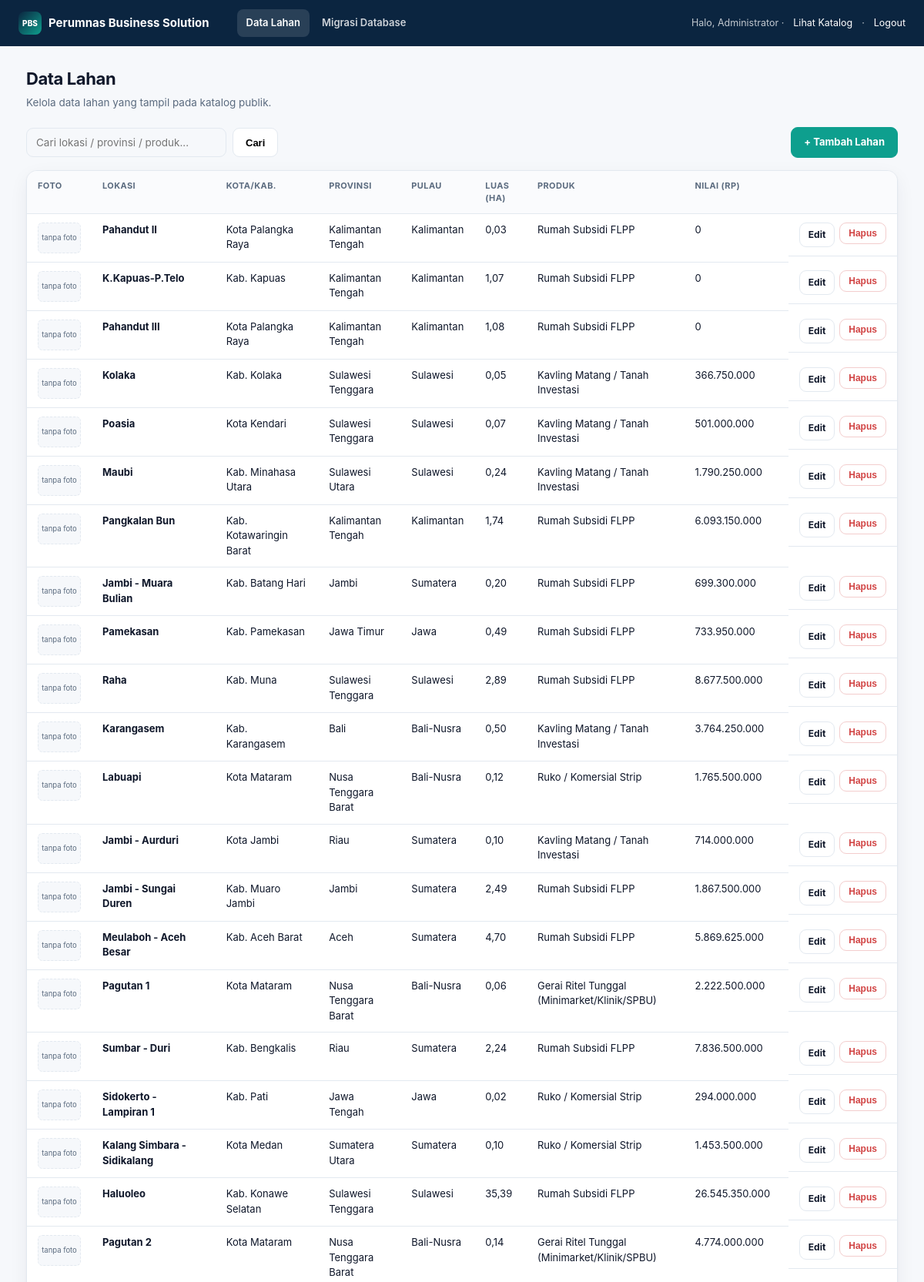
/admin/index.php (signed in, upper part), run on the app's committed database.
### tables this page shows
CREATE TABLE IF NOT EXISTS location (
  id INT UNSIGNED AUTO_INCREMENT PRIMARY KEY,
  lahan_id INT UNSIGNED NOT NULL UNIQUE,
  provinsi VARCHAR(100) NOT NULL,
  kota VARCHAR(150) NOT NULL,
  alamat TEXT NULL,
  maps_link VARCHAR(500) NULL,
  kota_populasi_juta DECIMAL(10,3) NULL,
  kota_umk BIGINT UNSIGNED NULL,
  kota_vp TINYINT(1) NOT NULL DEFAULT 0,
  kota_vu TINYINT(1) NOT NULL DEFAULT 0,
  kota_catatan TEXT NULL,
  prov_populasi_juta DECIMAL(10,3) NULL,
  prov_v TINYINT(1) NOT NULL DEFAULT 0,
  prov_tier TINYINT UNSIGNED NOT NULL DEFAULT 0,
  prov_development TEXT NULL,
  prov_development_level TINYINT UNSIGNED NOT NULL DEFAULT 0,
  created_at TIMESTAMP DEFAULT CURRENT_TIMESTAMP,
  updated_at TIMESTAMP DEFAULT CURRENT_TIMESTAMP ON UPDATE CURRENT_TIMESTAMP,
  CONSTRAINT fk_location_lahan FOREIGN KEY (lahan_id) REFERENCES lahan(id) ON DELETE CASCADE,
  INDEX idx_location_provinsi (provinsi),
  INDEX idx_location_kota (kota)
);

CREATE TABLE IF NOT EXISTS lahan (
  id INT UNSIGNED AUTO_INCREMENT PRIMARY KEY,
  pulau VARCHAR(50) NOT NULL,
  lokasi VARCHAR(150) NOT NULL,
  luas_m2 DECIMAL(14,2) NOT NULL DEFAULT 0,
  ha DECIMAL(12,4) NOT NULL DEFAULT 0,
  znt BIGINT UNSIGNED NOT NULL DEFAULT 0,
  nilai BIGINT UNSIGNED NOT NULL DEFAULT 0,
  konteks TEXT,
  produk VARCHAR(100) NOT NULL,
  alt VARCHAR(100),
  alasan TEXT,
  kapasitas TEXT,
  prov VARCHAR(80) NOT NULL,
  foto VARCHAR(255) NULL,
  foto_batas VARCHAR(255) NULL,
  foto_akses VARCHAR(255) NULL,
  foto_sekitar VARCHAR(255) NULL,
  created_at TIMESTAMP DEFAULT CURRENT_TIMESTAMP,
  updated_at TIMESTAMP DEFAULT CURRENT_TIMESTAMP ON UPDATE CURRENT_TIMESTAMP
);

### includes/auth.php (called while the page is built, shortened)
<?php
function e(?string $s): string {
    return htmlspecialchars($s ?? '', ENT_QUOTES, 'UTF-8');
}

### config.php (called while the page is built, shortened)
<?php
function db(): PDO {
    static $pdo = null;
    if ($pdo === null) {
        $dsn = 'mysql:host=' . DB_HOST . ';port=' . DB_PORT . ';dbname=' . DB_NAME . ';charset=utf8mb4';
        $pdo = new PDO($dsn, DB_USER, DB_PASS, [
            PDO::ATTR_ERRMODE => PDO::ERRMODE_EXCEPTION,
            PDO::ATTR_DEFAULT_FETCH_MODE => PDO::FETCH_ASSOC,
        ]);
    }
    return $pdo;
}

### admin/index.php (the view, shortened to what this page needs)
<?php
require __DIR__ . '/../config.php';
require __DIR__ . '/../includes/auth.php';
$q = trim($_GET['q'] ?? '');
if ($q !== '') {
    $stmt = db()->prepare('SELECT l.*, loc.kota, loc.alamat, loc.maps_link FROM lahan l LEFT JOIN location loc ON loc.lahan_id = l.id WHERE l.lokasi LIKE ? OR l.prov LIKE ? OR l.produk LIKE ? OR loc.kota LIKE ? ORDER BY l.id DESC');
    $like = '%' . $q . '%';
    $stmt->execute([$like, $like, $like, $like]);
} else {
    $stmt = db()->query('SELECT l.*, loc.kota, loc.alamat, loc.maps_link FROM lahan l LEFT JOIN location loc ON loc.lahan_id = l.id ORDER BY l.id DESC');
}
$rows = $stmt->fetchAll();
?>
<!DOCTYPE html>
<html lang="id">
<head>
</head>
<body>
<div class="topbar">
  <div class="logo"><div class="logo-m">PBS</div>Perumnas Business Solution</div>
  <nav><a class="on" href="index.php">Data Lahan</a><a href="../database/migrate.php">Migrasi Database</a></nav>
  <div class="r">
    Halo, <?= e($_SESSION['user_nama'] ?? '') ?>
    &middot; <a href="../index.php" style="color:#fff">Lihat Katalog</a>
    &middot; <a href="logout.php" style="color:#fff">Logout</a>
  </div>
</div>
<div class="wrap">
  <h1>Data Lahan</h1>
  <p class="sub">Kelola data lahan yang tampil pada katalog publik.</p>
  <div class="toolbar">
    <form method="get" style="display:flex;gap:8px">
      <input type="text" name="q" value="<?= e($q) ?>" placeholder="Cari lokasi / provinsi / produk..." style="min-width:260px">
      <button class="btn" type="submit">Cari</button>
    </form>
    <a class="btn btn-t" href="form.php">+ Tambah Lahan</a>
  </div>
  <div class="card" style="overflow-x:auto">
    <?php if (!$rows): ?>
      <div class="empty">Belum ada data lahan.</div>
    <?php else: ?>
    <table>
      <thead>
        <tr>
          <th>Foto</th><th>Lokasi</th><th>Kota/Kab.</th><th>Provinsi</th><th>Pulau</th><th>Luas (Ha)</th><th>Produk</th><th>Nilai (Rp)</th><th></th>
        </tr>
      </thead>
      <tbody>
        <?php foreach ($rows as $r): ?>
        <tr>
          <td>
            <?php if (!empty($r['foto'])): ?>
              <img src="<?= e(foto_url($r['foto'])) ?>" alt="" style="width:56px;height:40px;object-fit:cover;border-radius:6px;border:1px solid var(--line)">
            <?php else: ?>
              <div style="width:56px;height:40px;border-radius:6px;background:var(--bg);border:1px dashed var(--line);display:flex;align-items:center;justify-content:center;font-size:9.5px;color:var(--muted)">tanpa foto</div>
            <?php endif; ?>
          </td>
          <td><strong><?= e($r['lokasi']) ?></strong></td>
          <td><?= e($r['kota'] ?? '—') ?></td>
          <td><?= e($r['prov']) ?></td>
          <td><?= e($r['pulau']) ?></td>
          <td><?= number_format((float)$r['ha'], 2, ',', '.') ?></td>
          <td><?= e($r['produk']) ?></td>
          <td><?= number_format((float)$r['nilai'], 0, ',', '.') ?></td>
          <td class="actions">
            <a class="btn btn-sm" href="form.php?id=<?= (int)$r['id'] ?>">Edit</a>
            <form method="post" action="delete.php" onsubmit="return confirm('Hapus lahan &quot;<?= e($r['lokasi']) ?>&quot;? Tindakan ini tidak bisa dibatalkan.');" style="display:inline">
              <button class="btn btn-sm btn-r" type="submit">Hapus</button>
            </form>
          </td>
        </tr>
        <?php endforeach; ?>
      </tbody>
    </table>
    <?php endif; ?>
  </div>
</div>
</body>
</html>

### admin/_style.php (style rules this page uses)
:root { --navy:#0B2540;--navy-2:#123A5E;--teal:#0E9F8E;--teal-dk:#0A7A6D;--ink:#0F172A;--muted:#5B6B7F; --line:#E3E9F0;--bg:#F6F8FB;--red:#D14343; --f:'Inter',-apple-system,BlinkMacSystemFont,'Segoe UI',Roboto,Helvetica,Arial,sans-serif; }
* { box-sizing:border-box;margin:0;padding:0 }
body { font-family:var(--f);background:var(--bg);color:var(--ink);line-height:1.5 }
a { color:inherit;text-decoration:none }
.topbar { background:var(--navy);color:#fff;padding:0 24px;height:60px;display:flex;align-items:center;gap:16px }
.topbar .logo { display:flex;align-items:center;gap:9px;font-weight:750;font-size:15px }
.logo-m { width:30px;height:30px;border-radius:8px;background:linear-gradient(135deg,var(--navy),var(--teal));display:grid;place-items:center;font-size:10px;font-weight:800 }
.topbar nav { margin-left:20px;display:flex;gap:4px }
.topbar nav a { padding:8px 12px;border-radius:8px;font-size:13px;font-weight:600;color:rgba(255,255,255,.8) }
.topbar nav a:hover,.topbar nav a.on { background:rgba(255,255,255,.12);color:#fff }
.topbar .r { margin-left:auto;display:flex;align-items:center;gap:12px;font-size:12.5px;color:rgba(255,255,255,.75) }
.wrap { max-width:1180px;margin:0 auto;padding:26px 24px }
h1 { font-size:22px;font-weight:750;letter-spacing:-.4px;margin-bottom:4px }
.sub { color:var(--muted);font-size:13.5px;margin-bottom:22px }
.btn { display:inline-flex;align-items:center;gap:6px;padding:9px 16px;border-radius:9px;font-size:13px;font-weight:650;border:1px solid var(--line);background:#fff;cursor:pointer }
.btn-t { background:var(--teal);color:#fff;border-color:var(--teal) }
.btn-r { color:var(--red);border-color:#F3CDCD }
.btn-sm { padding:6px 11px;font-size:12px }
.card { background:#fff;border:1px solid var(--line);border-radius:14px;box-shadow:0 1px 2px rgba(11,37,64,.06),0 8px 24px rgba(11,37,64,.06) }
.toolbar { display:flex;justify-content:space-between;align-items:center;margin-bottom:16px;gap:12px;flex-wrap:wrap }
table { width:100%;border-collapse:collapse;font-size:13px }
th,td { padding:11px 14px;text-align:left;border-bottom:1px solid var(--line);vertical-align:top }
th { background:#FAFBFD;font-size:11px;text-transform:uppercase;letter-spacing:.4px;color:var(--muted);font-weight:700 }
.actions { display:flex;gap:6px;white-space:nowrap }
input,select,textarea { width:100%;padding:10px 12px;border:1px solid var(--line);border-radius:9px;background:var(--bg);font-size:13.5px;font-family:inherit;outline:none }

### data on the page
location: lahan.lokasi "Pahandut II", kota "Kota Palangka Raya", lahan.prov "Kalimantan Tengah", lahan.pulau "Kalimantan", lahan.ha "0,03", lahan.produk "Rumah Subsidi FLPP", lahan.nilai "0"
location: lahan.lokasi "K.Kapuas-P.Telo", kota "Kab. Kapuas", lahan.prov "Kalimantan Tengah", lahan.pulau "Kalimantan", lahan.ha "1,07", lahan.produk "Rumah Subsidi FLPP", lahan.nilai "0"
location: lahan.lokasi "Pahandut III", kota "Kota Palangka Raya", lahan.prov "Kalimantan Tengah", lahan.pulau "Kalimantan", lahan.ha "1,08", lahan.produk "Rumah Subsidi FLPP", lahan.nilai "0"
location: lahan.lokasi "Kolaka", kota "Kab. Kolaka", lahan.prov "Sulawesi Tenggara", lahan.pulau "Sulawesi", lahan.ha "0,05", lahan.produk "Kavling Matang / Tanah Investasi", lahan.nilai "366.750.000"
location: lahan.lokasi "Poasia", kota "Kota Kendari", lahan.prov "Sulawesi Tenggara", lahan.pulau "Sulawesi", lahan.ha "0,07", lahan.produk "Kavling Matang / Tanah Investasi", lahan.nilai "501.000.000"
location: lahan.lokasi "Maubi", kota "Kab. Minahasa Utara", lahan.prov "Sulawesi Utara", lahan.pulau "Sulawesi", lahan.ha "0,24", lahan.produk "Kavling Matang / Tanah Investasi", lahan.nilai "1.790.250.000"
location: lahan.lokasi "Pangkalan Bun", kota "Kab. Kotawaringin Barat", lahan.prov "Kalimantan Tengah", lahan.pulau "Kalimantan", lahan.ha "1,74", lahan.produk "Rumah Subsidi FLPP", lahan.nilai "6.093.150.000"
location: lahan.lokasi "Jambi - Muara Bulian", kota "Kab. Batang Hari", lahan.prov "Jambi", lahan.pulau "Sumatera", lahan.ha "0,20", lahan.produk "Rumah Subsidi FLPP", lahan.nilai "699.300.000"
location: lahan.lokasi "Pamekasan", kota "Kab. Pamekasan", lahan.prov "Jawa Timur", lahan.pulau "Jawa", lahan.ha "0,49", lahan.produk "Rumah Subsidi FLPP", lahan.nilai "733.950.000"
location: lahan.lokasi "Raha", kota "Kab. Muna", lahan.prov "Sulawesi Tenggara", lahan.pulau "Sulawesi", lahan.ha "2,89", lahan.produk "Rumah Subsidi FLPP", lahan.nilai "8.677.500.000"
location: lahan.lokasi "Karangasem", kota "Kab. Karangasem", lahan.prov "Bali", lahan.pulau "Bali-Nusra", lahan.ha "0,50", lahan.produk "Kavling Matang / Tanah Investasi", lahan.nilai "3.764.250.000"
location: lahan.lokasi "Labuapi", kota "Kota Mataram", lahan.prov "Nusa Tenggara Barat", lahan.pulau "Bali-Nusra", lahan.ha "0,12", lahan.produk "Ruko / Komersial Strip", lahan.nilai "1.765.500.000"
location: lahan.lokasi "Jambi - Aurduri", kota "Kota Jambi", lahan.prov "Riau", lahan.pulau "Sumatera", lahan.ha "0,10", lahan.produk "Kavling Matang / Tanah Investasi", lahan.nilai "714.000.000"
location: lahan.lokasi "Jambi - Sungai Duren", kota "Kab. Muaro Jambi", lahan.prov "Jambi", lahan.pulau "Sumatera", lahan.ha "2,49", lahan.produk "Rumah Subsidi FLPP", lahan.nilai "1.867.500.000"
location: lahan.lokasi "Meulaboh - Aceh Besar", kota "Kab. Aceh Barat", lahan.prov "Aceh", lahan.pulau "Sumatera", lahan.ha "4,70", lahan.produk "Rumah Subsidi FLPP", lahan.nilai "5.869.625.000"
location: lahan.lokasi "Pagutan 1", kota "Kota Mataram", lahan.prov "Nusa Tenggara Barat", lahan.pulau "Bali-Nusra", lahan.ha "0,06", lahan.produk "Gerai Ritel Tunggal (Minimarket/Klinik/SPBU)", lahan.nilai "2.222.500.000"
location: lahan.lokasi "Sumbar - Duri", kota "Kab. Bengkalis", lahan.prov "Riau", lahan.pulau "Sumatera", lahan.ha "2,24", lahan.produk "Rumah Subsidi FLPP", lahan.nilai "7.836.500.000"
location: lahan.lokasi "Sidokerto - Lampiran 1", kota "Kab. Pati", lahan.prov "Jawa Tengah", lahan.pulau "Jawa", lahan.ha "0,02", lahan.produk "Ruko / Komersial Strip", lahan.nilai "294.000.000"
location: lahan.lokasi "Kalang Simbara - Sidikalang", kota "Kota Medan", lahan.prov "Sumatera Utara", lahan.pulau "Sumatera", lahan.ha "0,10", lahan.produk "Ruko / Komersial Strip", lahan.nilai "1.453.500.000"
location: lahan.lokasi "Haluoleo", kota "Kab. Konawe Selatan", lahan.prov "Sulawesi Tenggara", lahan.pulau "Sulawesi", lahan.ha "35,39", lahan.produk "Rumah Subsidi FLPP", lahan.nilai "26.545.350.000"
location: lahan.lokasi "Pagutan 2", kota "Kota Mataram", lahan.prov "Nusa Tenggara Barat", lahan.pulau "Bali-Nusra", lahan.ha "0,14", lahan.produk "Gerai Ritel Tunggal (Minimarket/Klinik/SPBU)", lahan.nilai "4.774.000.000"

### other printed values
$_SESSION['user_nama'] "Administrator"
